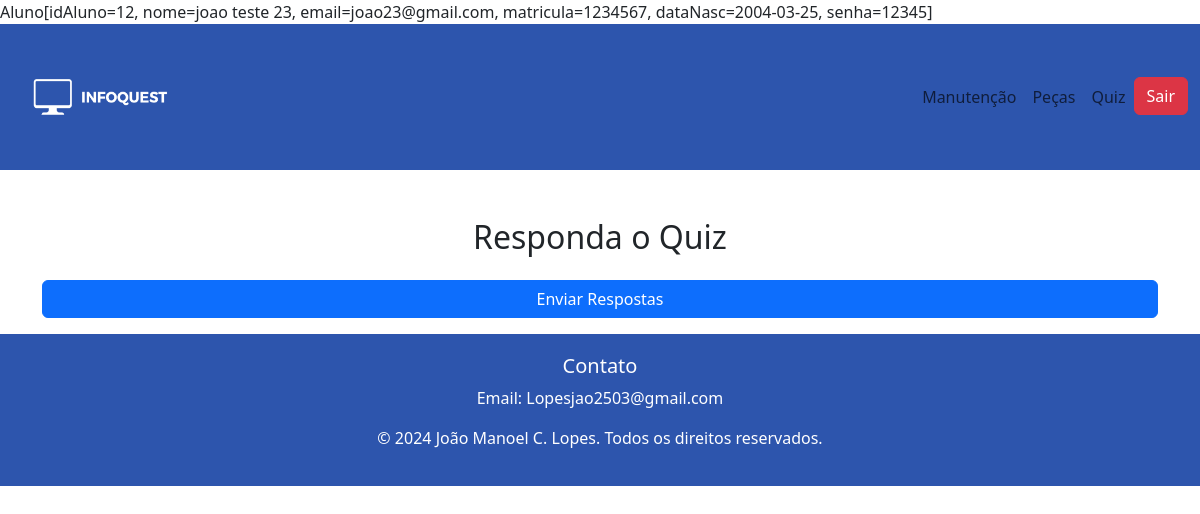
The app's page /View/responderQuiz.php?quiz_id=1 (signed in), older data.
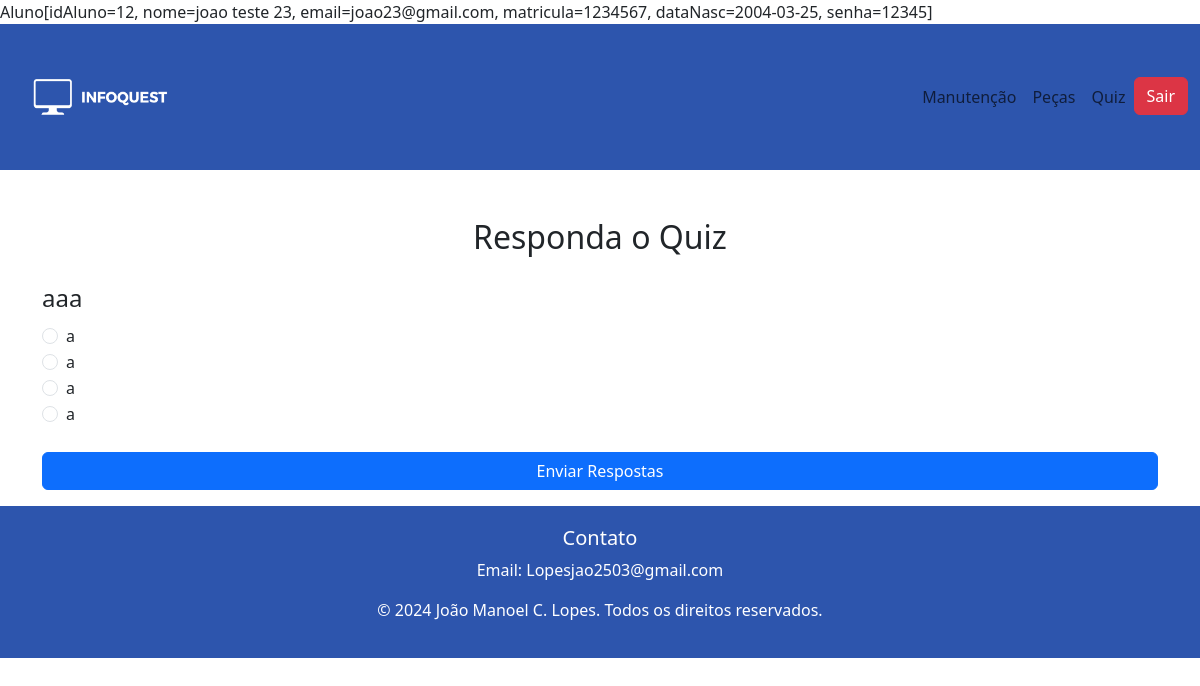
The same page, newer data.
### tables this page shows
CREATE TABLE `quiz` (
  `id` int(11) NOT NULL,
  `pergunta` varchar(255) NOT NULL,
  `alternativa_a` varchar(255) NOT NULL,
  `alternativa_b` varchar(255) NOT NULL,
  `alternativa_c` varchar(255) NOT NULL,
  `alternativa_d` varchar(255) NOT NULL,
  `correta` char(1) NOT NULL,
  `professor_id` int(11) DEFAULT NULL
);

### View/responderQuiz.php (the view, shortened to what this page needs)
<?php
$quiz_id = isset($_GET['quiz_id']) ? $_GET['quiz_id'] : null;
$pdo = new PDO("mysql:host=localhost;dbname=bdinfoquest;charset=utf8", "root", "");
$stmt = $pdo->prepare("SELECT p.id, p.pergunta, p.alternativa_a, p.alternativa_b, p.alternativa_c, p.alternativa_d
                       FROM quiz p
                       JOIN quiz_perguntas qp ON p.id = qp.pergunta_id
                       WHERE qp.quiz_id = :quiz_id");
$stmt->bindParam(':quiz_id', $quiz_id, PDO::PARAM_INT);
$stmt->execute();
$perguntas = $stmt->fetchAll(PDO::FETCH_ASSOC);
?>
<!DOCTYPE html>
<html lang="pt-BR">
<head>
    <link rel="stylesheet" href="https://cdn.jsdelivr.net/npm/bootstrap@5.3.0-alpha1/dist/css/bootstrap.min.css">
</head>
<body>
    <?php require_once "navbar.php"; ?>
    <div class="container mt-5">
        <h2 class="text-center mb-4">Responda o Quiz</h2>
        <form method="POST">
            <?php foreach ($perguntas as $pergunta): ?>
                <fieldset class="mb-4">
                    <legend><?php echo htmlspecialchars($pergunta['pergunta']); ?></legend>
                    <div class="form-check">
                        <input type="radio" class="form-check-input" name="respostas[<?php echo $pergunta['id']; ?>]" value="A" required>
                        <label class="form-check-label"><?php echo htmlspecialchars($pergunta['alternativa_a']); ?></label>
                    </div>
                    <div class="form-check">
                        <input type="radio" class="form-check-input" name="respostas[<?php echo $pergunta['id']; ?>]" value="B">
                        <label class="form-check-label"><?php echo htmlspecialchars($pergunta['alternativa_b']); ?></label>
                    </div>
                    <div class="form-check">
                        <input type="radio" class="form-check-input" name="respostas[<?php echo $pergunta['id']; ?>]" value="C">
                        <label class="form-check-label"><?php echo htmlspecialchars($pergunta['alternativa_c']); ?></label>
                    </div>
                    <div class="form-check">
                        <input type="radio" class="form-check-input" name="respostas[<?php echo $pergunta['id']; ?>]" value="D">
                        <label class="form-check-label"><?php echo htmlspecialchars($pergunta['alternativa_d']); ?></label>
                    </div>
                </fieldset>
            <?php endforeach; ?>
            <button type="submit" class="btn btn-primary w-100">Enviar Respostas</button>
        </form>
    </div>
    <footer><?php require_once "footer.php"; ?></footer>
</body>
</html>

Row changes from the older to the newer data that the page shows:
added quiz: pergunta "aaa", alternativa_a "a", alternativa_b "a", alternativa_c "a", alternativa_d "a"
